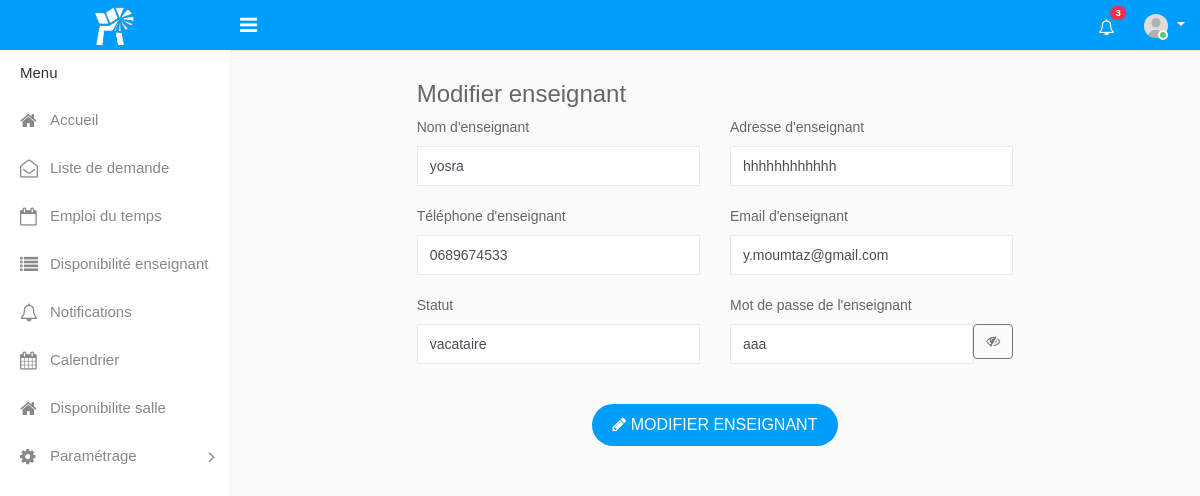
The page /edit_enseignant.php?id_enseignant=2 on the database its author committed.
### tables this page shows
CREATE TABLE `enseignant` (
  `id_enseignant` int(11) NOT NULL,
  `nom_enseignant` varchar(50) NOT NULL,
  `email_enseignant` varchar(50) NOT NULL,
  `adresse` varchar(50) NOT NULL,
  `telephone` varchar(50) NOT NULL,
  `statut_enseignant` varchar(50) NOT NULL,
  `password` varchar(50) NOT NULL
);

### edit_enseignant.php (the view, shortened to what this page needs)
<?php
include_once("config.php");
if (isset($_GET['id_enseignant'])) {
    $id_enseignant = $_GET['id_enseignant'];
    $result = mysqli_query($mysqli, "SELECT * FROM enseignant WHERE id_enseignant='$id_enseignant'");
    if ($res = mysqli_fetch_array($result)) {
        $nom_enseignant = $res["nom_enseignant"];
        $email_enseignant = $res["email_enseignant"];
        $adresse = $res["adresse"];
        $telephone = $res["telephone"];
        $statut_enseignant = $res["statut_enseignant"];
        $password = $res["password"];
    } else {
        echo "ID de l'enseignant non trouvé.";
        exit;
    }
} else {
    echo "ID de l'enseignant non spécifié.";
    exit;
}
?>
<!DOCTYPE html>
<html lang="en">
<head>
    <link rel="stylesheet" type="text/css" href="assets/css/bootstrap.min.css">
    <link rel="stylesheet" type="text/css" href="assets/css/font-awesome.min.css">
    <link rel="stylesheet" type="text/css" href="assets/css/select2.min.css">
    <link rel="stylesheet" type="text/css" href="assets/css/style.css">
</head>
<body>
    <div class="main-wrapper">
        <div class="header">
            <div class="header-left">
                <a href="index-2.php" class="logo">
                    <img src="assets/img/mundiap.png" width="40" height="40">
                </a>
            </div>
            <a id="toggle_btn" href="javascript:void(0);"><i class="fa fa-bars"></i></a>
            <ul class="nav user-menu float-right">
                <li class="nav-item dropdown">
                    <a href="#" class="dropdown-toggle nav-link" data-toggle="dropdown"><i class="fa fa-bell-o"></i> <span class="badge badge-pill bg-danger float-right">3</span></a>
                </li>
                <li class="nav-item dropdown has-arrow">
                    <a href="#" class="dropdown-toggle nav-link user-link" data-toggle="dropdown">
                        <span class="user-img"><img class="rounded-circle" src="assets/img/user.jpg" width="40" alt="Admin">
                            <span class="status online"></span></span>
                    </a>
                </li>
            </ul>
        </div>
        <div class="sidebar" id="sidebar">
            <div class="sidebar-inner slimscroll">
                <div id="sidebar-menu" class="sidebar-menu">
                    <ul>
                        <li class="menu-title">Menu</li>
                        <li>
                            <a href="index-2.php"><i class="fa fa-home"></i> <span>Accueil</span></a>
                        </li>
                        <li>
                            <a href="demande.php"><i class="fa fa-envelope-open-o"></i> <span>Liste de demande</span></a>
                        </li>
                        <li>
                            <a href="emploi.php"><i class="fa fa-calendar-o"></i> <span>Emploi du temps</span></a>
                        </li>
                        <li >
                            <a href="disponibilite.php"><i class="fa fa-list"></i> <span>Disponibilité enseignant</span></a>
                        <li>
                        <li>
                            <a href="notification.php"><i class="fa fa-bell-o"></i> <span>Notifications</span></a>
                        </li>
                        <li>
                            <a href="calendar.php"><i class="fa fa-calendar"></i> <span>Calendrier</span></a>
                        </li>
                        <li>
                        <a href="disposalle.php"><i class="fa fa-home"></i> <span>Disponibilite salle</span></a>
                        </li>
                        <li class="submenu">
                            <a href="#"><i class="fa fa-cog"></i> <span> Paramétrage </span> <span class="menu-arrow"></span></a>
                        </li>
                    </ul>
                </div>
            </div>
        </div>
        <div class="page-wrapper">
            <div class="content">
                <div class="row">
                    <div class="col-lg-8 offset-lg-2">
                        <h3>Modifier enseignant</h3>
                    </div>
                </div>
                <div class="row">
                    <div class="col-lg-8 offset-lg-2">
                        <form action="modifierEnseignant.php?id_enseignant=<?php echo $id_enseignant; ?>" method="POST">
                            <div class="row">
                                <div class="col-sm-6">
                                    <div class="form-group">
                                        <label>Nom d'enseignant</label>
                                        <input class="form-control" type="text" name="nom_enseignant" value="<?php echo $nom_enseignant; ?>">
                                    </div>
                                </div>
                                <div class="col-sm-6">
                                    <div class="form-group">
                                        <label>Adresse d'enseignant</label>
                                        <input class="form-control" type="text" name="adresse" value="<?php echo $adresse; ?>">
                                    </div>
                                </div>
                                <div class="col-sm-6">
                                    <div class="form-group">
                                        <label>Téléphone d'enseignant</label>
                                        <input class="form-control" type="text" name="telephone" value="<?php echo $telephone; ?>">
                                    </div>
                                </div>
                                <div class="col-sm-6">
                                    <div class="form-group">
                                        <label>Email d'enseignant</label>
                                        <input class="form-control" type="email" name="email_enseignant" value="<?php echo $email_enseignant; ?>">
                                    </div>
                                </div>
                                <div class="col-sm-6">
                                    <div class="form-group">
                                        <label>Statut</label>
                                        <input class="form-control" type="text" name="statut_enseignant" value="<?php echo $statut_enseignant; ?>">
                                    </div>
                                </div>
                            <div class="col-sm-6">
                                <div class="form-group">
                                    <label>Mot de passe de l'enseignant</label>
                                    <div class="input-group">
                                        <input class="form-control" type="password" name="password" id="password-input" value="<?php echo isset($password) ? $password : ''; ?>">
                                        <span class="input-group-btn">
                                            <button type="button" id="toggle-password" class="btn btn-outline-secondary" onclick="togglePasswordVisibility()"><i class="fa fa-eye"></i></button>
                                        </span>
                                    </div>
                                </div>
                            </div>
                            </div>
                            <div class="m-t-20 text-center">
                                <button class="btn btn-primary submit-btn" type="submit"><i class="fa fa-pencil" aria-hidden="true"></i> Modifier Enseignant</button>
                            </div>
                        </form>
                    </div>
                </div>
            </div>
        </div>
    </div>
</body>
</html>

### rows shown on the page
enseignant: nom_enseignant "yosra", adresse "hhhhhhhhhhhh", telephone "0689674533", email_enseignant "y.moumtaz@gmail.com", statut_enseignant "vacataire", password "aaa"
